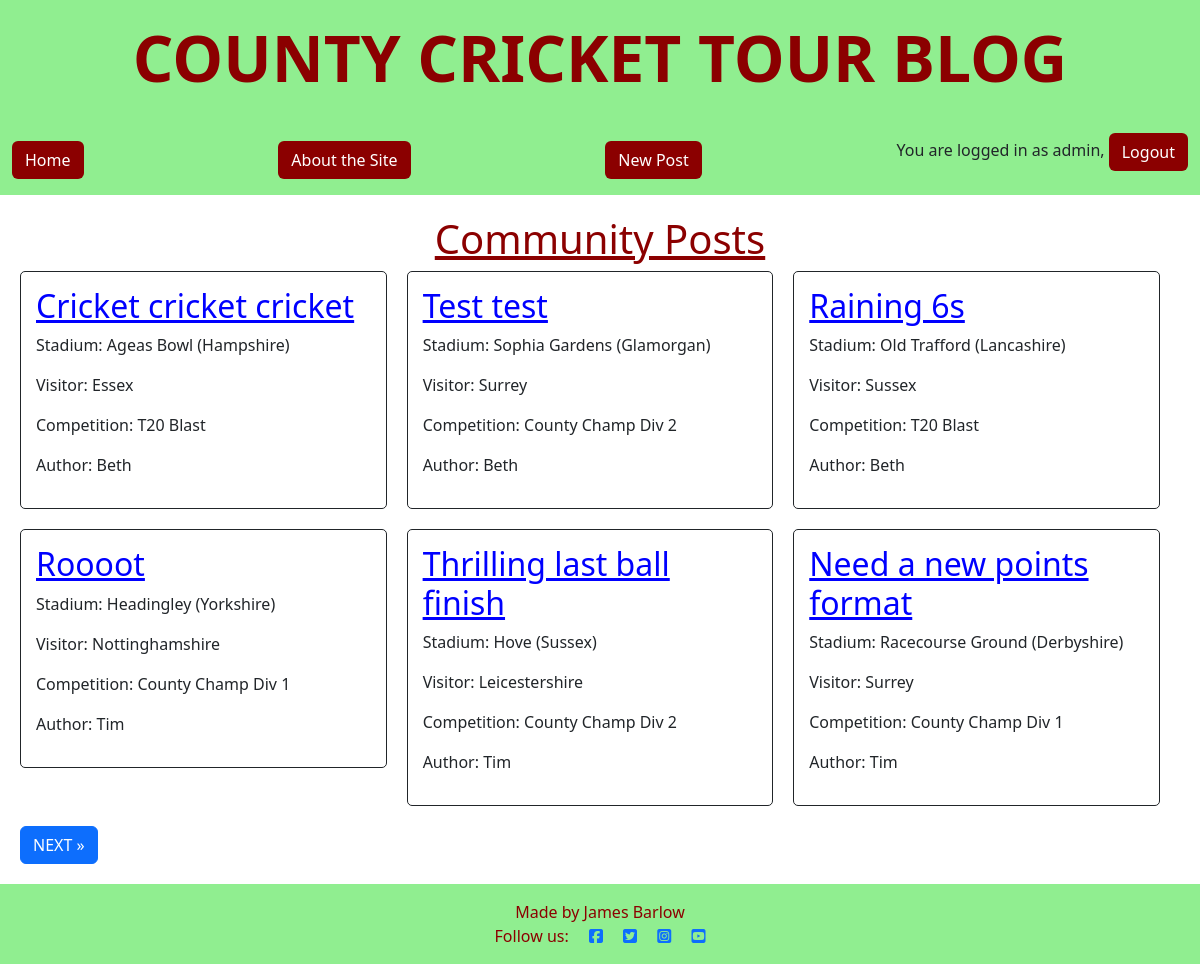
The app's page / (signed in) with its own data.
### blog/models.py (models this page shows, shortened)
class Post(models.Model):
    title = models.CharField(max_length=200, unique=True)
    slug = AutoSlugField(populate_from='title', unique=True)
    author = models.ForeignKey(
        User, on_delete=models.CASCADE, related_name="blog_posts"
    )
    stadium = models.CharField(max_length=50, choices=STADIUM_CHOICES, default='Lords')
    visitor = models.CharField(max_length=50, choices=VISITORS_CHOICES, default='Surrey')
    competition = models.CharField(max_length=20, choices=COMPETITION_CHOICES, default='County Champ Div 1')
    content = models.TextField()
    created_on = models.DateTimeField(auto_now_add=True)
    status = models.IntegerField(choices=STATUS, default=0)

### blog/views.py (the view)
# urls.py: path('', views.PostList.as_view(), name='home'),
class PostList(generic.ListView):
    queryset = Post.objects.filter(status=1)
    template_name = "blog/index.html"
    paginate_by = 6

### blog/templates/blog/index.html (shortened to what this page needs)
{% extends "base.html" %}
{% block content %}
<!DOCTYPE html>
<html lang="en">
<head>
</head>
<body class="index">
    <div class="index">
        <h1 class="page-title">Community Posts</h1>
        {% for post in object_list %}
        <div class="card post">
            <h2>
                <a href="{% url 'post_detail' post.slug %}" class="post-title">{{post.title}}</a>
            </h2>
            <p>Stadium: {{post.stadium}}</p>
            <p>Visitor: {{post.visitor}}</p>
            <p>Competition: {{post.competition}}</p>
            <p>Author: {{post.author}}</p>
        </div>
        {% endfor %}
        {% if page_obj.has_next %}
        <a href="?page={{ page_obj.next_page_number }}" class="btn btn-primary n-p">NEXT &raquo;</a>
        {% endif %}
    </div>
</body>
</html>
{% endblock %}

### templates/base.html (shortened to what this page needs)
{% load static %}
{% url 'home' as home_url %}
{% url 'account_login' as login_url %}
{% url 'account_signup' as signup_url %}
{% url 'account_logout' as logout_url %}
<!DOCTYPE html>
<html class="h-100" lang="en">
<head>
    <link href="https://cdn.jsdelivr.net/npm/bootstrap@5.3.3/dist/css/bootstrap.min.css" rel="stylesheet"
>
    <link rel="stylesheet" href="{% static 'css/style.css' %}">
</head>
<body class="d-flex flex-column h-100">
    <div class="title-banner">
        <h1 class="title">COUNTY CRICKET TOUR BLOG</h1>
    </div>
    <nav class="navbar navbar-expand-lg navbar-light nav-bg">
        <div class="container-fluid">
            <a href="{% url 'home' %}" class="btn nav-btn">
                Home
            </a>
            <a href="{% url 'about' %}" class="btn nav-btn">
                About the Site
            </a>
            {% if user.is_authenticated %}
            <a href="{% url 'add_post' %}" class="btn nav-btn">New Post</a>
	        <p>
                You are logged in as {{ user }},
                <a class="btn nav-btn{% if request.path == logout_url %}active{% endif %}" aria-current="page"
                href="{% url 'account_logout' %}">
                Logout
                </a>
            </p>
            {% endif %}
        </div>
    </nav>
    <main>
        {% block content %}{% endblock content %}
    </main>
    <footer class="footer mt-auto py-3 footer-bg">
        <div class="container">
            <p class="m-0 text-center footer-text">Made by James Barlow</p>
            <p class="m-0 text-center footer-text">Follow us:
                <a href="https://www.facebook.com/" target="_blank"><i class="fab fa-facebook-square ms-3"></i></a>
                <a href="https://www.twitter.com/" target="_blank"><i class="fab fa-twitter-square ms-3"></i></a>
                <a href="https://www.instagram.com/" target="_blank"><i class="fab fa-instagram-square ms-3"></i></a>
                <a href="https://www.youtube.com/" target="_blank"><i class="fab fa-youtube-square ms-3"></i></a>
            </p>
        </div>
    </footer>
</body>
</html>

### static/css/style.css (style rules this page uses)
.title { color: #8B0000; font-size: 4rem; font-weight: bold; }
.title-banner { background-color: #90EE90; padding: 20px; text-align: center; position: relative; top: 0; width: 100%; }
.page-title { color: #8B0000; text-align: center; text-decoration: underline; }
.post-title { color: blue; text-align: center; text-decoration: underline; }
.nav-bg { background-color: #90EE90; }
.nav-btn { color: white; background-color: #8B0000 }
.footer-bg { background-color: #90EE90; }
.footer-text { color: #8B0000; }
.index { padding: 20px; }
.card { border: 1px solid; background-color: transparent; border-radius: 5px; padding: 15px; }
.post { width: calc(33.33% - 20px); margin-right: 20px; margin-bottom: 20px; float: left; box-sizing: border-box; }

### records on screen
Post: title "Cricket cricket cricket", stadium "Ageas Bowl (Hampshire)", visitor "Essex", competition "T20 Blast", author "Beth"
Post: title "Test test", stadium "Sophia Gardens (Glamorgan)", visitor "Surrey", competition "County Champ Div 2", author "Beth"
Post: title "Raining 6s", stadium "Old Trafford (Lancashire)", visitor "Sussex", competition "T20 Blast", author "Beth"
Post: title "Roooot", stadium "Headingley (Yorkshire)", visitor "Nottinghamshire", competition "County Champ Div 1", author "Tim"
Post: title "Thrilling last ball finish", stadium "Hove (Sussex)", visitor "Leicestershire", competition "County Champ Div 2", author "Tim"
Post: title "Need a new points format", stadium "Racecourse Ground (Derbyshire)", visitor "Surrey", competition "County Champ Div 1", author "Tim"

### other values on screen
{{ user }} "admin"
